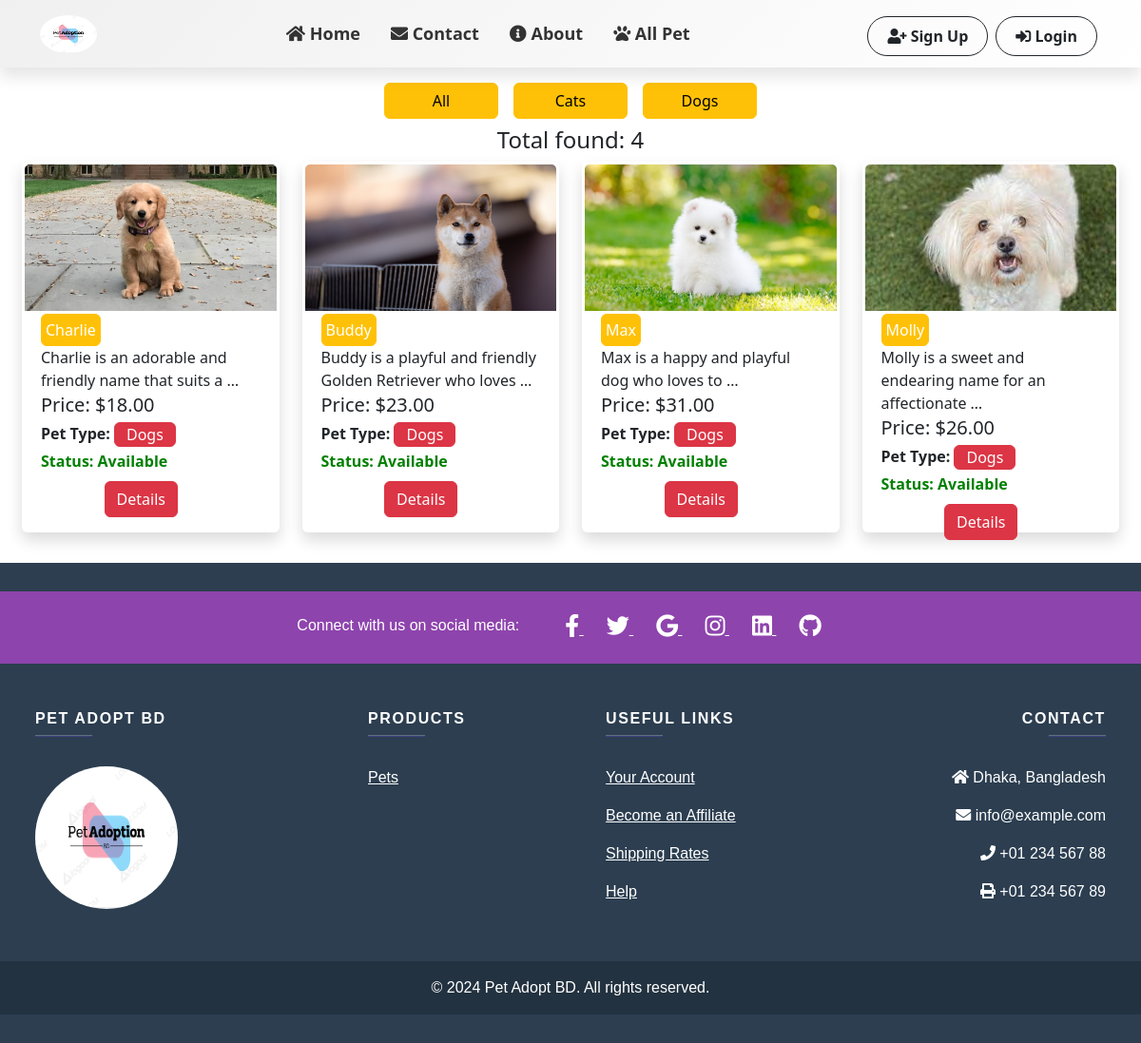
Screenshot of /pet_category/dogs/ with the database file from the repository.
### pet/models.py (models this page shows, shortened)
class pet_category(models.Model):
    name = models.CharField(max_length=50)
    slug = models.SlugField(max_length=100,unique=True, null=True, blank=True)
    def __str__(self):
        return self.name

class pets(models.Model):
    user = models.ForeignKey(User, on_delete=models.CASCADE)
    name = models.CharField( max_length=50)
    pet_type = models.ForeignKey(pet_category, on_delete=models.CASCADE)
    discription = models.TextField()
    image = models.FileField(upload_to='pet/media/uploads', blank = True, null = True)
    is_available = models.BooleanField(default=True)
    price = models.DecimalField(max_digits=7, decimal_places=2)

### Pet_Adoption_Platform/views.py (the view)
# urls.py: path('pet_category/<slug:pet_slug>/', views.all_pet, name='pet_wise_post'),
def all_pet(request, pet_slug = None):
    data = pets.objects.all()
    if pet_slug is not None:
        pet_c = pet_category.objects.get(slug = pet_slug)
        data = pets.objects.filter(pet_type = pet_c)
    pet = pet_category.objects.all()
    return render(request, 'all_pet.html', {'data': data, 'pet': pet})

### templates/all_pet.html
{% extends "base.html" %}
{% load static %}
{% block css %}
<link rel="stylesheet" href="{% static 'css/card.css' %}" />
{% endblock %}
{% block content %}
<div class="">
  <div class="col-12 main-container">
    <div class="m-2 all-pets">
      <div class="card-body four">
        <div id="adopt" class="d-flex justify-content-center flex-wrap">
          <a class="btn btn-warning m-2" style="width: 120px" href="{% url 'all_pet' %}">All</a>
          {% for b in pet %}
          <a class="btn btn-warning m-2" style="width: 120px" href="{% url 'pet_wise_post' b.slug %}">{{ b.name }}</a>
          {% endfor %}
        </div>
        <div class="d-flex justify-content-center">
          <h4>Total found: {{ data|length }}</h4>
        </div>
        <div class="row">
          {% for pet in data %}
          <div class="col-lg-3 col-md-4 col-sm-6 mb-4">
            <a href="{% url 'Details' pet.id %}">
              <div class="card shadow pet-card" style="width: 100%;">
                <div>
                  {% if pet.image %}
                  <img src="{{ pet.image.url }}" class="card-img-top" alt="Pet Image" style="height: 160px" />
                  {% else %}
                  <div class="up-image">
                    <a href="{% url 'pet_edit' pet.id %}">
                      <button type="submit">Upload Image</button>
                    </a>
                  </div>
                  {% endif %}
                </div>
                <div class="card-body">
                  <h5 class="card-title">
                    <a class="btn p-1 pet-name btn-warning" href="#">{{ pet.name }}</a>
                  </h5>
                  <p class="card-title">{{ pet.discription|truncatewords:10 }}</p>
                  <h5 class="card-title price" style="position: relative; bottom: 18px">
                    Price: ${{ pet.price }}
                  </h5>
                  <p class="type fw-semibold">
                    Pet Type:
                    <button class="btn btn-danger pt-0 pb-0 m-0">{{ pet.pet_type }}</button>
                  </p>
                  <div class="available">
                    {% if pet.is_available %}
                    <p class="status available">Status: Available</p>
                    {% else %}
                    <p class="status not-available">Status: Not Available</p>
                    {% endif %}
                  </div>
                  <div class="btnn">
                    <a class="btn btn-danger m-2" href="{% url 'Details' pet.id %}">Details</a>
                  </div>
                </div>
              </div>
            </a>
          </div>
          {% endfor %}
        </div>
      </div>
    </div>
  </div>
  {% include "fotter.html" %}
{% endblock %}

### static/css/card.css (style rules this page uses)
.main-container { max-width: 1300px; margin: 0 auto; padding: 0 15px; }
.card.shadow.pet-card { border: none; height: 390px; transition: transform 0.3s ease-in-out; }
.card.shadow.pet-card .card-body { padding: 1.25rem; }
.card.shadow.pet-card img.card-img-top { border-top-left-radius: 0.5rem; border-top-right-radius: 0.5rem; }
.card.shadow.pet-card h5.card-title a.btn { color: #fff; }
.card-img-top { height: 130px; padding: 3px; border-radius: 0px 0px 0px 0px; }
.type { position: relative; bottom: 12px; }
.status { font-weight: bold; position: relative; top: 22px; }
.available { color: green; }
.card-title { margin: 0px; position: relative; bottom: 20px; }
.btnn { position: relative; bottom: 40px; display: flex; right: 10px; gap: 10px; justify-content: center; }
.pet-name { position: relative; }
.available { position: relative; bottom: 47px; }

### rows the page displays
pet_category: name "Cats"
pet_category: name "Dogs"
pets: image (picture), name "Charlie", discription "Charlie is an adorable and friendly name that suits a …", price "18.00", pet_type "Dogs", is_available "Status: Available"
pets: image (picture), name "Buddy", discription "Buddy is a playful and friendly Golden Retriever who loves …", price "23.00", pet_type "Dogs", is_available "Status: Available"
pets: image (picture), name "Max", discription "Max is a happy and playful dog who loves to …", price "31.00", pet_type "Dogs", is_available "Status: Available"
pets: image (picture), name "Molly", discription "Molly is a sweet and endearing name for an affectionate …", price "26.00", pet_type "Dogs", is_available "Status: Available"

### other values shown
{{ data|length }} "4"
